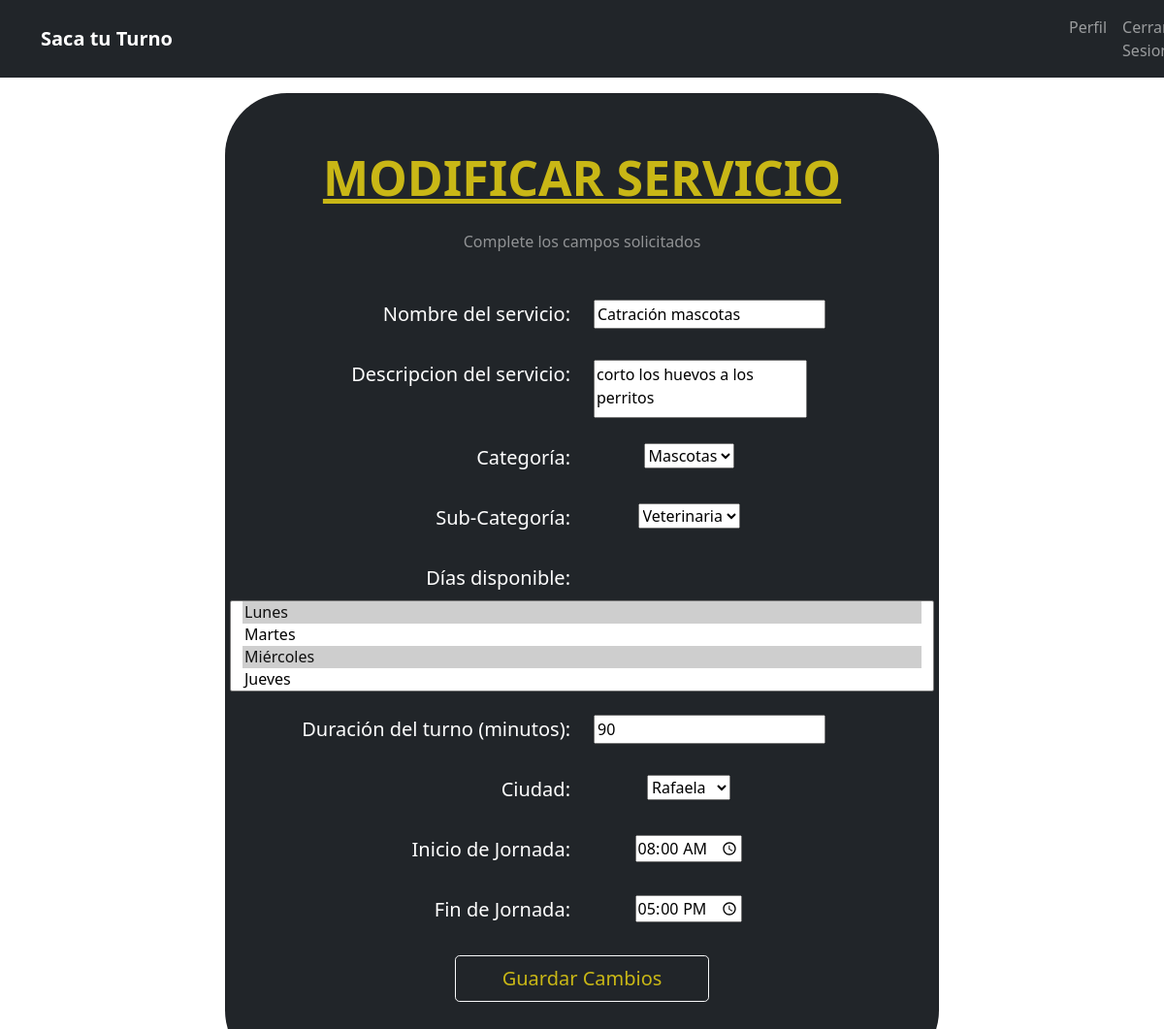
/edit_servicio/1/2/ (signed in), run on the app's committed database.
### sitio/models.py (models this page shows, shortened)
class ServicioPrestado(models.Model):
    nombre = models.CharField(max_length=50, blank = False)       # NO LLEVA NOMBRE EL SERVICIO PRESTADO
    descripcion = models.TextField(max_length=150, blank = False)
    propietario = models.ForeignKey(User, on_delete=models.CASCADE)
    categoria = models.ForeignKey(Categoria, on_delete=models.CASCADE, blank = True, null= True)
    subcategoria = models.ForeignKey(SubCategoria, on_delete=models.CASCADE, blank = True, null= True)
    diasAtencion = models.ManyToManyField(Days)
    duracionTurno = models.IntegerField(default = 30, null= False, blank = False)
    ciudad = models.CharField(max_length= 20, choices = ciudades, verbose_name='Ciudad', blank = True, null= True, default = 'Rafaela')
    inicioJornada = models.TimeField( auto_now=False, auto_now_add=False, verbose_name="Inicio de Jornada",blank=True, null=False, default='08:00:00')
    finJornada = models.TimeField( auto_now=False, auto_now_add=False, verbose_name="Fin de Jornada",blank=True, null=False, default='17:00:00')

class Categoria(models.Model):
    nombre = models.CharField(max_length=255, blank = False)
    def __str__(self):
        return self.nombre

class SubCategoria(models.Model):
    nombre = models.CharField(max_length=255, blank = False)
    categoria = models.ForeignKey(Categoria, on_delete=models.CASCADE)
    def __str__(self):
        return self.nombre

### sitio/views.py (the view)
def editar_servicio(request, servicio_id, id_user):
    instance = ServicioPrestado.objects.get(id= servicio_id)
    form = formularioProfesional(request.POST or None, instance=instance)
    if request.method == 'POST':
        if form.is_valid():
            form.save()
            return HttpResponseRedirect(reverse('perfil', kwargs={'id': id_user}))
        else:
            messages.error(request, form.errors)
    context = {
        'form': form,
        'servicio': instance
    }
    return render(request,'registrarservicio.html', context)

### sitio/forms.py (shortened to what this page needs)
class formularioProfesional(forms.ModelForm):
    class Meta:
        model = ServicioPrestado
        fields = ['nombre', 'descripcion', 'categoria', 'subcategoria', 'diasAtencion', 'duracionTurno', 'ciudad','inicioJornada','finJornada']
        widgets = {
            'categoria' : forms.Select(attrs={'onchange': 'mostrarSubcategorias()'},),
            'diasAtencion': forms.SelectMultiple,
            'inicioJornada': forms.TimeInput(
                format='%H:%M',
                attrs={'placeholder': 'Seleccionar hora',
                    'type': 'time'
                    }),
            'finJornada': forms.TimeInput(
                format='%H:%M',
                attrs={'placeholder': 'Seleccionar hora',
                    'type': 'time'
                    }),
        }

### sitio/models.py (called while the page is built)
    def __str__(self):
        return self.day

### templates/registrarservicio.html (shortened to what this page needs)
{% include "header.html" %}
<form method="post">
        <section class="vh-100 gradient-custom">
        <div class="container py-3 h-80">
                <div class="row d-flex justify-content-center align-items-center h-100">
                <div class="col-12 col-md-10 col-lg-8 col-xl-8">
                <div class="card bg-dark text-white cajaborde">
                <div class="card-body mt-3 text-center">
                        <div class="mb-md-5 mt-md-4 pb-2">
                                {%if servicio  %}
                                <h2 class="fw-bold mb-4 text-uppercase  titulocaja text-center colorcito">MODIFICAR SERVICIO </h2>
                                {% else %}
                                <h2 class="fw-bold mb-4 text-uppercase titulocaja text-center colorcito">CREAR SERVICIO </h2>
                                {%endif%}
                                <p class="text-white-50 mb-5 text-center">Complete los campos solicitados</p>
                                <div class="form-outline form-white mb-4 row" >
                                        <label class="form-label letracaja col-6 rightalign"  >Nombre del servicio: </label>
                                        <a class="col-6 anchocien" >
                                        {{form.nombre}}
                                        </a>
                                </div>
                                <div class="form-outline form-white mb-4 mt-3 row">
                                        <label class="form-label letracaja col-6 rightalign">Descripcion del servicio:</label>
                                        <a class="col-6 anchocien">
                                        {{form.descripcion}}
                                        </a>
                                </div>
                                <div class="form-outline form-white mb-4 mt-5 row">
                                        <label class="form-label letracaja col-6 rightalign">Categoría:</label>
                                        <a class="col-6 anchocien">
                                                {%if servicio %}
                                                <select  name="categoria" onchange="mostrarSubcategorias()" id="id_categoria">
                                                        <option class="anchocien" value="{{servicio.categoria.id}}" selected="">{{servicio.categoria}}</option>
                                                </select>
                                                {% else %}
                                                        <div class="anchocien" > {{form.categoria}}  </div>
                                                {%endif%}
                                        </a>
                                </div>
                                <div class="form-outline form-white mb-4 row">
                                        <label class="form-label letracaja col-6 rightalign">Sub-Categoría:</label>
                                        <a class="col-6 anchocien">
                                                {%if servicio %}
                                                <select name="subcategoria" onchange="mostrarSubcategorias()" id="id_subcategoria">
                                                        <option value="{{servicio.subcategoria.id}}" selected="">{{servicio.subcategoria}}</option>
                                                </select>
                                                {% else %}
                                                        <select class="anchocien" name="subcategoria" data-minimum-input-length="0" data-allow-clear="true" data-placeholder id="id_subcategoria"></select>
                                                {%endif%}
                                        </a>
                                </div>
                                <div class="form-outline form-white mb-4 row" >
                                        <label class="form-label letracaja col-6 rightalign" >Días disponible: </label>
                                        {{form.diasAtencion}}
                                </div>
                                <div class="form-outline form-white mb-4 row" >
                                        <label class="form-label letracaja col-6 rightalign"  >Duración del turno (minutos): </label>
                                        <a class="col-6 anchocien" >
                                                {{form.duracionTurno}}
                                        </a>
                                </div>
                                <div class="form-outline form-white mb-4 row">
                                        <label class="form-label letracaja col-6 rightalign"  >Ciudad: </label>
                                        <a class="col-6 anchocien" >
                                                {{form.ciudad}}
                                        </a>
                                </div>
                                <div class="form-outline form-white mb-4 row">
                                        <label class="form-label letracaja col-6 rightalign"  >Inicio de Jornada: </label>
                                        <a class="col-6 anchocien" >
                                                {{form.inicioJornada}}
                                        </a>
                                </div>
                                <div class="form-outline form-white mb-4 row">
                                        <label class="form-label letracaja col-6 rightalign"  >Fin de Jornada: </label>
                                        <a class="col-6 anchocien" >
                                                {{form.finJornada}}
                                        </a>
                                </div>
                                {%if servicio %}
                                <button class="btn btn-outline-light btn-lg px-5 colorcito" type="submit">Guardar Cambios</button>
                                {% else %}
                                <button class="btn btn-outline-light btn-lg px-5 colorcito" type="submit">Crear</button>
                                {%endif%}
                                </div>
                        </div>
                        </div>
                        </div>
                </div>
        </div>
        </section>
</form>

### static/sitio/styles.css (style rules this page uses)
textarea { resize: none; width: 220px; height: 60px; }
.anchocien { width: 220px; height: 30px; }
.rightalign { text-align: right; }
.colorcito { color: rgb(201, 183, 22); }
.cajaborde { border-radius: 4rem; }
.letracaja { font-size: 20px; }
.titulocaja { font-size: 50px; text-decoration:underline; }

### static/fullcalendar/main.css (style rules this page uses)
:root { --fc-daygrid-event-dot-width: 8px; }
:root { --fc-list-event-dot-width: 10px; --fc-list-event-hover-bg-color: #f5f5f5; }

### data on the page
ServicioPrestado: nombre "Catración mascotas", descripcion "corto los huevos a los perritos", categoria "Mascotas", subcategoria "Veterinaria", duracionTurno "90", ciudad "Rafaela", inicioJornada "08:00", finJornada "17:00"
